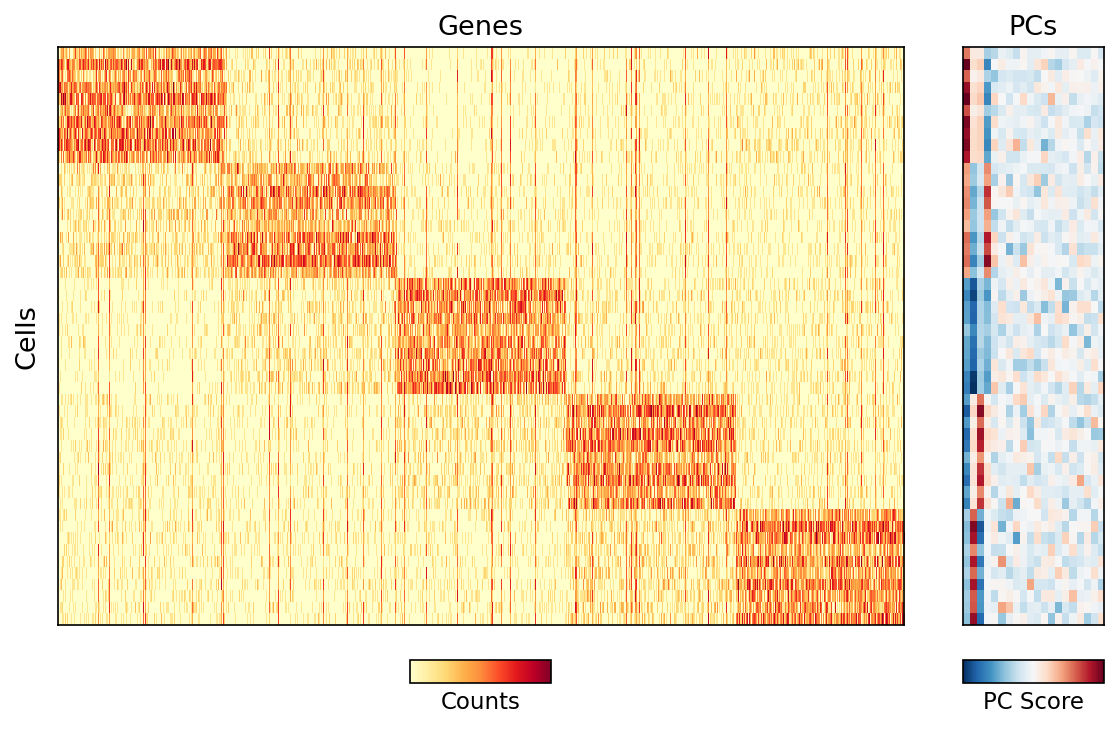

Write the Python code that produced this figure.
import os
import numpy as np
import matplotlib.pyplot as plt
import matplotlib.gridspec as gridspec
from sklearn.decomposition import PCA
from sklearn.preprocessing import StandardScaler

HERE = os.path.dirname(os.path.abspath(__file__))

rng = np.random.default_rng(42)

n_cells       = 50
n_genes       = 1000
n_pcs         = 20
n_cell_groups = 5

cells_per_group = n_cells // n_cell_groups   # 10
genes_per_group = n_genes // n_cell_groups   # 200 marker genes per group

cell_group = np.repeat(np.arange(n_cell_groups), cells_per_group)
gene_group = np.repeat(np.arange(n_cell_groups), genes_per_group)

# ── Realistic single-cell count matrix ───────────────────────────────────────
# Negative-binomial counts: sparse, overdispersed, heavily zero-inflated
# mu and r control mean expression and dispersion (p = r / (r + mu))
def nb_counts(mu, r, size, rng):
    p = r / (r + mu)
    return rng.negative_binomial(r, p, size=size)

# Start with near-zero background for all genes in all cells
gene_matrix = nb_counts(mu=0.05, r=0.5, size=(n_cells, n_genes), rng=rng).astype(float)

# Housekeeping genes (~5 %): moderate expression everywhere
hk_idx = rng.choice(n_genes, size=50, replace=False)
gene_matrix[:, hk_idx] = nb_counts(mu=8, r=2, size=(n_cells, 50), rng=rng)

# Cell-type marker genes: elevated in primary group, partially expressed in neighbours
# Cell-type marker genes: soft group membership with random per-cell variability
# Each cell gets a random blend weight toward neighbouring groups
for cg in range(n_cell_groups):
    cell_idx  = np.where(cell_group == cg)[0]
    marker_idx = np.where(gene_group == cg)[0]

    for ci in cell_idx:
        # Random cell-level scaling: some cells in a group express markers weakly
        cell_scale = rng.uniform(0.4, 1.4)
        mu_primary = 8 * cell_scale
        gene_matrix[ci, marker_idx] = nb_counts(
            mu=mu_primary, r=1.2, size=(len(marker_idx),), rng=rng
        )

    # All other groups also express these markers at decaying levels with noise
    for other_cg in range(n_cell_groups):
        if other_cg == cg:
            continue
        ring_dist = min(
            abs(other_cg - cg),
            n_cell_groups - abs(other_cg - cg)
        )
        # Exponential decay with distance + per-group random jitter
        mu_leak = rng.uniform(0.5, 2.0) * np.exp(-ring_dist * 0.8)
        other_idx = np.where(cell_group == other_cg)[0]
        gene_matrix[np.ix_(other_idx, marker_idx)] += nb_counts(
            mu=mu_leak, r=0.8, size=(len(other_idx), len(marker_idx)), rng=rng
        )

# Log1p-normalise for display (as is standard before PCA)
gene_matrix_display = np.log1p(gene_matrix)

# ── PC matrix: derived from actual PCA on the normalised counts ───────────────
# Mean-centre before PCA (standard scanpy workflow)
X_scaled = StandardScaler(with_std=False).fit_transform(gene_matrix_display)
pca = PCA(n_components=n_pcs, random_state=42)
pc_matrix = pca.fit_transform(X_scaled)

# ── Layout ────────────────────────────────────────────────────────────────────
fig = plt.figure(figsize=(9, 5))
gs = gridspec.GridSpec(
    1, 2,
    width_ratios=[6, 1],
    wspace=0.12,
)

ax_genes = fig.add_subplot(gs[0])
ax_pcs   = fig.add_subplot(gs[1])

for ax, data, xlabel, cmap in [
    (ax_genes, gene_matrix_display, "Genes",  "YlOrRd"),
    (ax_pcs,   pc_matrix,           "PCs",    "RdBu_r"),
]:
    ax.imshow(data, aspect="auto", cmap=cmap, interpolation="nearest")
    ax.xaxis.set_label_position("top")
    ax.set_xlabel(xlabel, fontsize=13, labelpad=6)
    ax.set_xticks([])
    ax.set_yticks([])
    ax.set_anchor("N")

# Draw images separately so we can keep im references for colorbars
im_genes = ax_genes.images[0]
im_pcs   = ax_pcs.images[0]

# width_ratios=[6,1] → PC panel is 1/6 the width of genes panel.
# To match physical widths: genes cbar = 16.67 % of genes panel width, centered.
# axes coords: [x0, y0, width, height]  (y0 negative = below panel)
cax_genes = ax_genes.inset_axes([0.4167, -0.10, 0.1667, 0.04],
                                 transform=ax_genes.transAxes)
cbar_genes = plt.colorbar(im_genes, cax=cax_genes, orientation="horizontal")
cbar_genes.set_label("Counts", fontsize=11)
cbar_genes.set_ticks([])

cax_pcs = ax_pcs.inset_axes([0.0, -0.10, 1.0, 0.04],
                              transform=ax_pcs.transAxes)
cbar_pcs = plt.colorbar(im_pcs, cax=cax_pcs, orientation="horizontal")
cbar_pcs.set_label("PC Score", fontsize=11)
cbar_pcs.set_ticks([])

# Shared "Cells" y-axis label on the left panel
ax_genes.set_ylabel("Cells", fontsize=13, labelpad=8)
ax_genes.yaxis.set_label_position("left")

plt.savefig(os.path.join(HERE, "pca_figure.png"), dpi=150, bbox_inches="tight")
plt.show()
